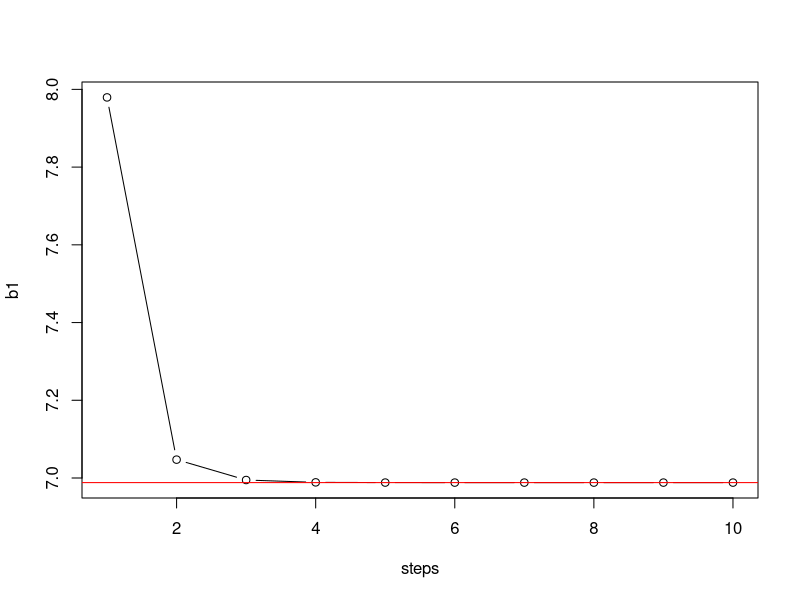
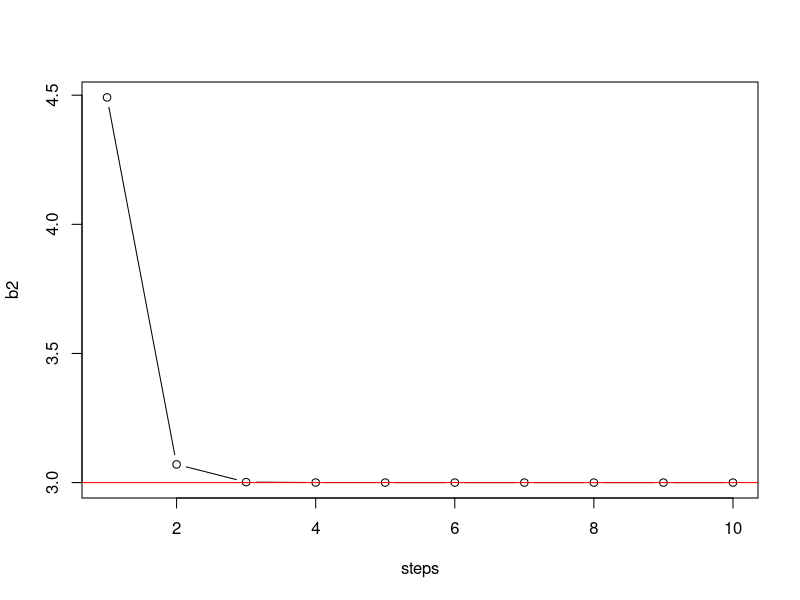
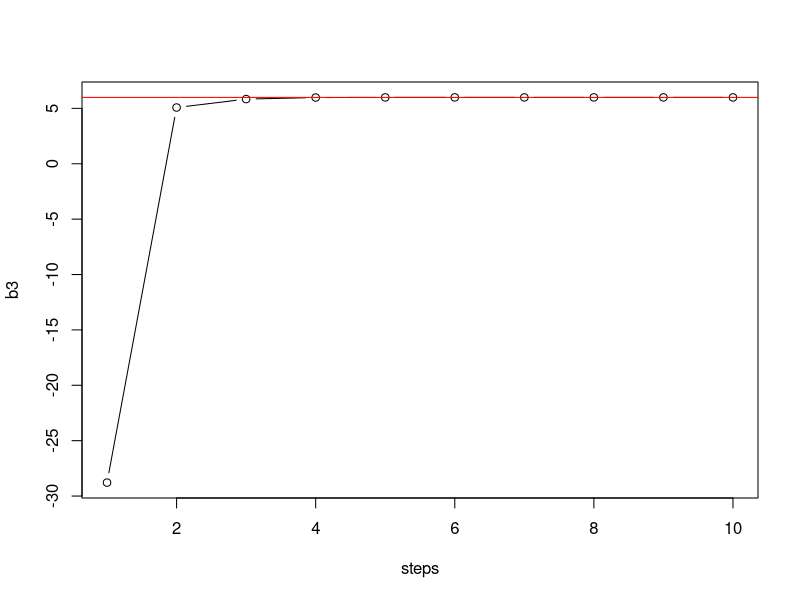
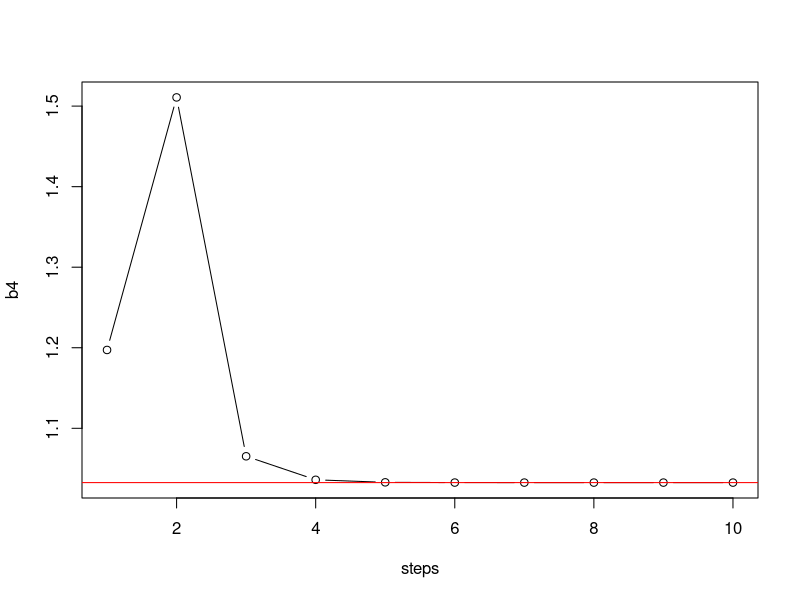
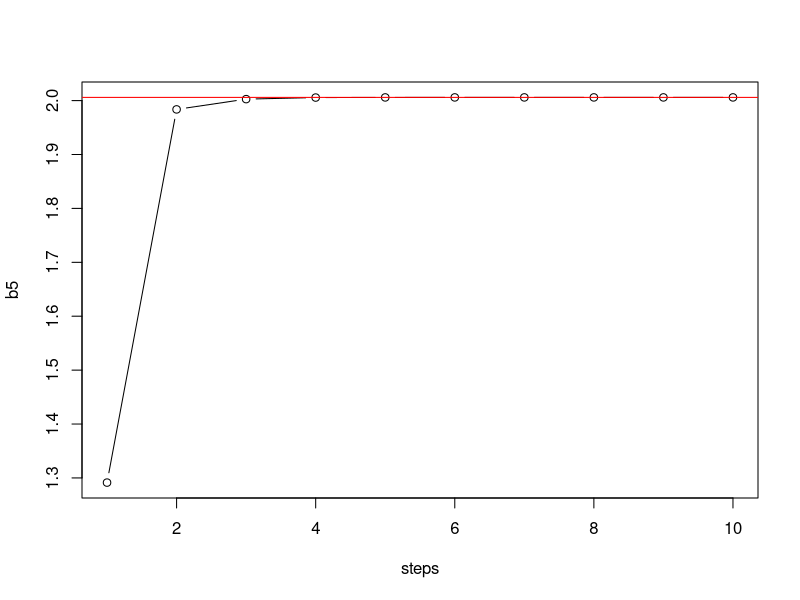

Here is the R script that generated these plots, in order:
set.seed(1)

# Generate a model with 5 covariants
x1 <- runif(100, 3, 500)
x2 <- runif(100, 7, 400)
x3 <- runif(100, 5, 100)
x4 <- runif(100, 10, 200)
x5 <- runif(100, 7, 300)
e <- rnorm(100, sd = 10)

# This are the real parameters
b0 <- 5
b1 <- 7
b2 <- 3
b3 <- 6
b4 <- 1
b5 <- 2

# Calculate the response
y <- b0 + b1*x1 + b2*x2 + b3*x3 + b4*x4 + b5*x5 + e

# These are the random starting parameters
b1 <- -5
b2 <- 30
b3 <- 4
b4 <- 100
b5 <- -100

b1s = b2s = b3s = b4s = b5s = c()

# Main cycle to implement backfitting
for (i in 1:10) {
  a <- y - b1 * x1 - b3 * x3 - b4 * x4 - b5 * x5
  b2 <- lm(a ~ x2)$coef[2]
  b2s[i] <- b2
  
  a <- y - b1 * x1 - b2 * x2 - b4 * x4 - b5 * x5
  b3 <- lm(a ~ x3)$coef[2]
  b3s[i] <- b3
  
  a <- y - b1 * x1 - b2 * x2 - b3 * x3 - b5 * x5
  b4 <- lm(a ~ x4)$coef[2]
  b4s[i] <- b4
  
  a <- y - b1 * x1 - b2 * x2 - b3 * x3 - b4 * x4
  b5 <- lm(a ~ x5)$coef[2]
  b5s[i] <- b5
  
  a <- y - b2 * x2 - b3 * x3 - b4 * x4 - b5 * x5
  b1 <- lm(a ~ x1)$coef[2]
  b1s[i] <- b1
  
}

# Let's plot results
png(filename = 'b1.png', width = 1024, height = 1024)
plot(b1s, type='b', xlab = 'steps', ylab = 'b1')
abline(b1, 0, col = 'red')
dev.off()

png(filename = 'b2.png', width = 1024, height = 1024)
plot(b2s, type='b', xlab = 'steps', ylab = 'b2')
abline(b2, 0, col = 'red')
dev.off()

png(filename = 'b3.png', width = 1024, height = 1024)
plot(b3s, type='b', xlab = 'steps', ylab = 'b3')
abline(b3, 0, col = 'red')
dev.off()

png(filename = 'b4.png', width = 1024, height = 1024)
plot(b4s, type='b', xlab = 'steps', ylab = 'b4')
abline(b4, 0, col = 'red')
dev.off()

png(filename = 'b5.png', width = 1024, height = 1024)
plot(b5s, type='b', xlab = 'steps', ylab = 'b5')
abline(b5, 0, col = 'red')
dev.off()

